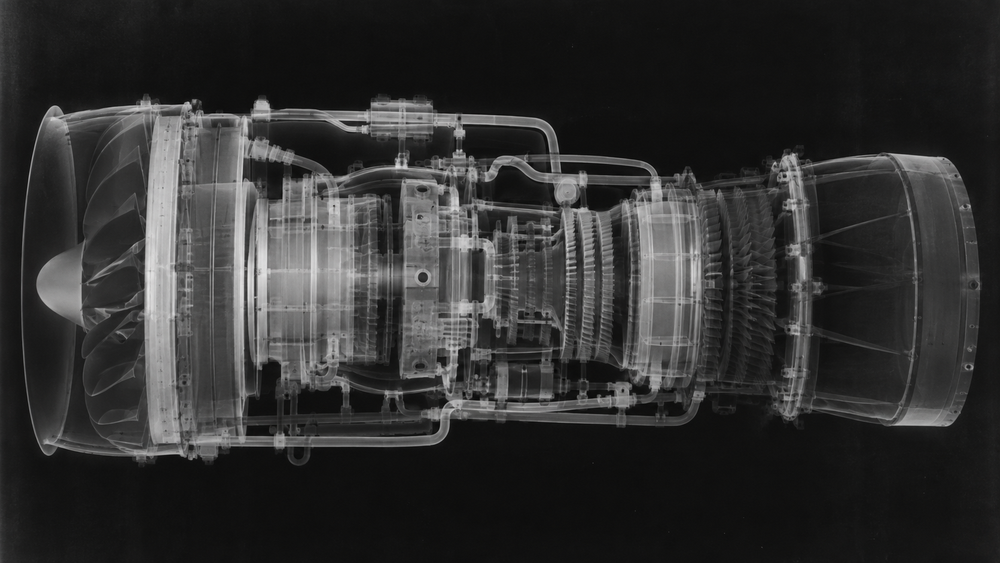
#> input picture imagem_03.png, 1000 x 563 px, shrunk from 1672 x 941 before the run, given in place of film__3877-jurassic-park--hi_res-458ae800.jpg, which was not available
$ jupyter execute alterando_esquemas_de_cores.ipynb
#> lines starting #> are read from the running program, lines starting #| are printed output that depends on the picture; pictures that were not available may be replaced by others from this repository, and a replacement may not be noted
[cell 1]
import cv2
import numpy as np
import matplotlib.pyplot as plt
from google.colab import files

[cell 2]
arquivo = files.upload()
#> the answer given: imagem_03.png

[cell 3]
img = cv2.imread('/content/film__3877-jurassic-park--hi_res-458ae800.jpg')
#> img is the input picture: shape (563, 1000, 3); mean B, G, R 48.4, 48.6, 48.7
img

[cell 4]
img_rbg = cv2.cvtColor(img, cv2.COLOR_BGR2RGB)
img_hsv = cv2.cvtColor(img, cv2.COLOR_BGR2HSV)
#> img_hsv: shape (563, 1000, 3); mean H, S, V 35.8, 5.7, 48.9
img_rbg

[cell 5]
img_hsv

[cell 6]
#plt.figure(figsize=(250, 150))
plt.imshow(img_rbg)
plt.title("Imagem em RGB")
plt.axis("off")
plt.show()

[cell 7]
fig, ax = plt.subplots(1, 3, figsize=(16,4))
ax[0].imshow(img_rbg)
ax[0].set_title("Imagem em RGB")
ax[0].axis("off")
ax[1].imshow(img)
ax[1].set_title("Imagem em BGR")
ax[1].axis("off")
ax[2].imshow(img_hsv)
ax[2].set_title("Imagem em HSV")
ax[2].axis("off")
plt.tight_layout()
plt.show()
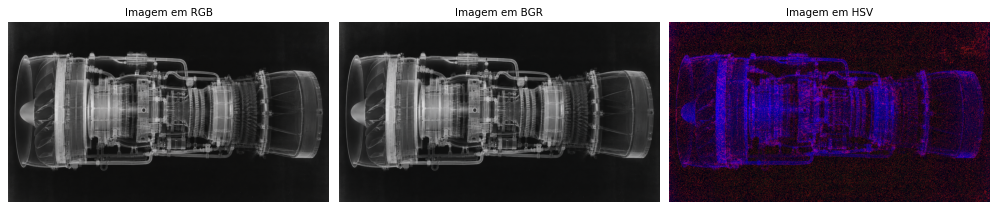
#> figure drawn by matplotlib, 3 panels; B, G, R data is drawn as R, G, B

[cell 8]
img_gray = cv2.cvtColor(img, cv2.COLOR_BGR2GRAY)
img_gray

[cell 9]
fig, ax = plt.subplots(1, 4, figsize=(16,4))
ax[0].imshow(img_rbg)
ax[0].set_title("Imagem em RGB")
ax[0].axis("off")
ax[1].imshow(img)
ax[1].set_title("Imagem em BGR")
ax[1].axis("off")
ax[2].imshow(img_hsv)
ax[2].set_title("Imagem em HSV")
ax[2].axis("off")
ax[3].imshow(img_gray, cmap=('gray'))
ax[3].set_title("Imagem em Cinza")
ax[3].axis("off")
plt.tight_layout()
plt.savefig("conversao_de_cores")
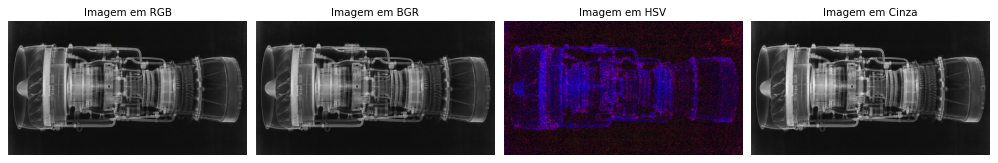
#> figure drawn by matplotlib, 4 panels; B, G, R data is drawn as R, G, B
plt.show()

$ run again, on imagem_04.png
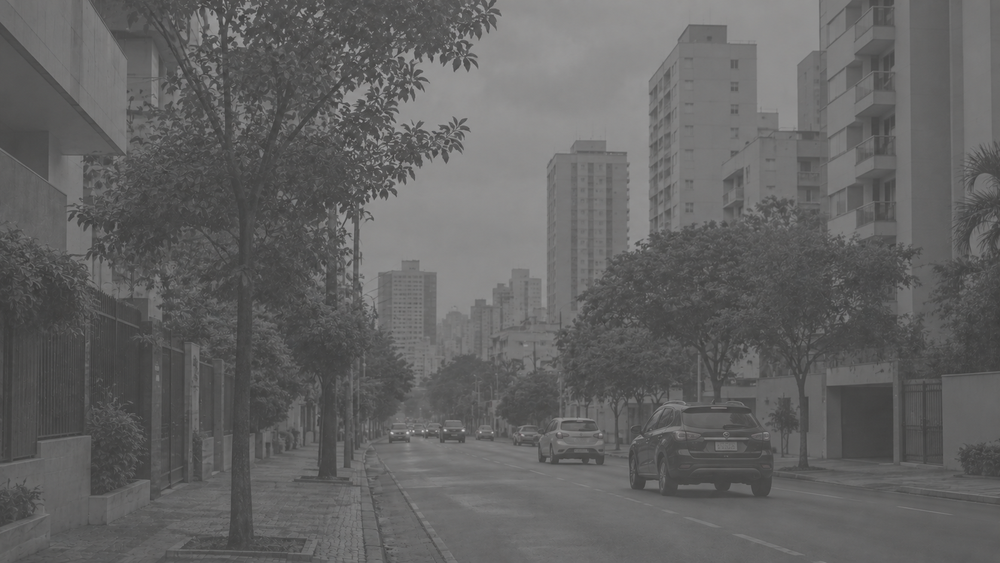
#> input picture imagem_04.png, 1000 x 563 px, shrunk from 1672 x 941 before the run, given in place of film__3877-jurassic-park--hi_res-458ae800.jpg, which was not available
#> img is the input picture: shape (563, 1000, 3); mean B, G, R 98.4, 98.7, 99.1
#> img_hsv: shape (563, 1000, 3); mean H, S, V 32.6, 2.7, 99.3
#> `plt.show()`:
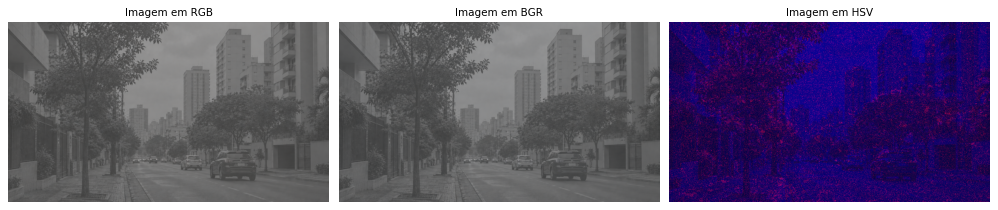
#> figure drawn by matplotlib, 3 panels; B, G, R data is drawn as R, G, B
#> `plt.savefig("conversao_de_cores")`:
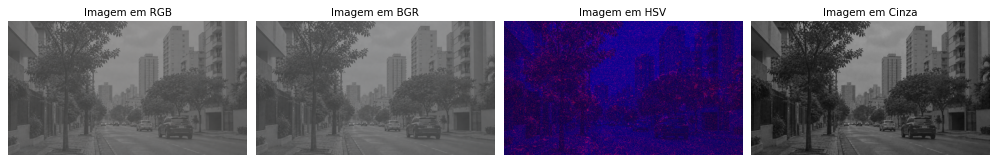
#> figure drawn by matplotlib, 4 panels; B, G, R data is drawn as R, G, B

$ run again, on imagem_05.png
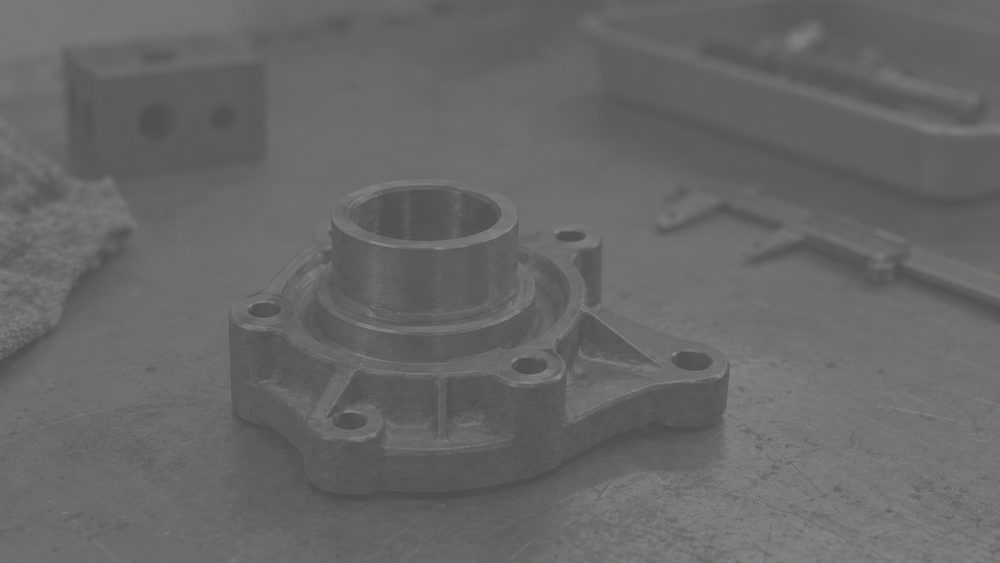
#> input picture imagem_05.png, 1000 x 563 px, shrunk from 1672 x 941 before the run, given in place of film__3877-jurassic-park--hi_res-458ae800.jpg, which was not available
#> img is the input picture: shape (563, 1000, 3); mean B, G, R 102.6, 103.1, 104.3
#> img_hsv: shape (563, 1000, 3); mean H, S, V 23, 4.4, 104.3
#> `plt.show()`:
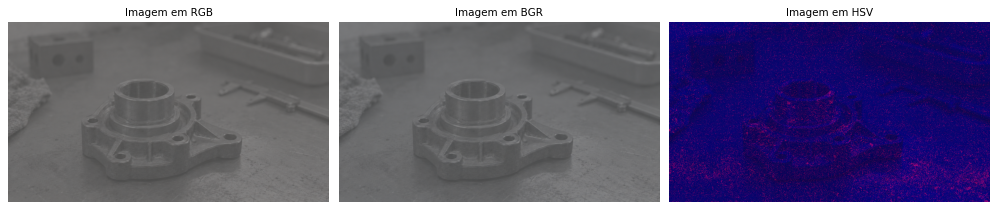
#> figure drawn by matplotlib, 3 panels; B, G, R data is drawn as R, G, B
#> `plt.savefig("conversao_de_cores")`:
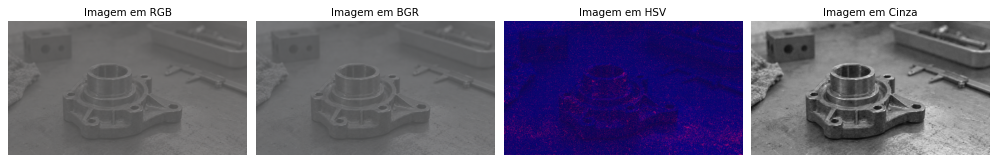
#> figure drawn by matplotlib, 4 panels; B, G, R data is drawn as R, G, B
